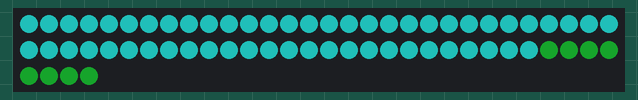
This sketch was run on a simulated Arduino Uno, built with avr-gcc and run on an emulated ATmega328P. On the bench: 64 RGB LEDs in strip order, left to right, continuing on the next row. Dim RGB values are drawn brighter than linear.

Above: at 0.18 s.
At 2.65 s:
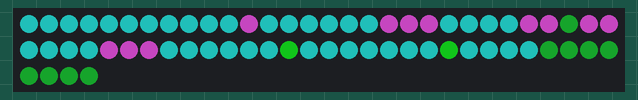

The sketch:

Flower_Animation.ino
```cpp
#include <Adafruit_NeoPixel.h>
#include"frames.h"

Adafruit_NeoPixel strip(64, 8);

int whichFrame = 0;

int colors [7][3] {
  //sky blue
  {38, 212, 203},
  //green grass
  {14, 97, 26},
  //green stem
  {21, 235, 32},
  //pink petals
  {247, 87, 239},

};


void setup() {
  strip.begin();
  strip.clear();
  strip.setBrightness(100);
}

void loop() {
  for (int i = 0; i < strip.numPixels(); i++) {

    int pixAddress = pixelMap[i];
    int whichColor = animation[whichFrame][i];

    int red = colors[whichColor][0];
    int green = colors[whichColor][1];
    int blue = colors[whichColor][2];

    if (pixAddress != -1) {
      strip.setPixelColor(pixAddress, red, green, blue);
    }

  }
  whichFrame = (whichFrame + 1)%8;
  strip.show();
  delay(350);

}
```

Source omitted: frames.h (data table, 2267 bytes)
